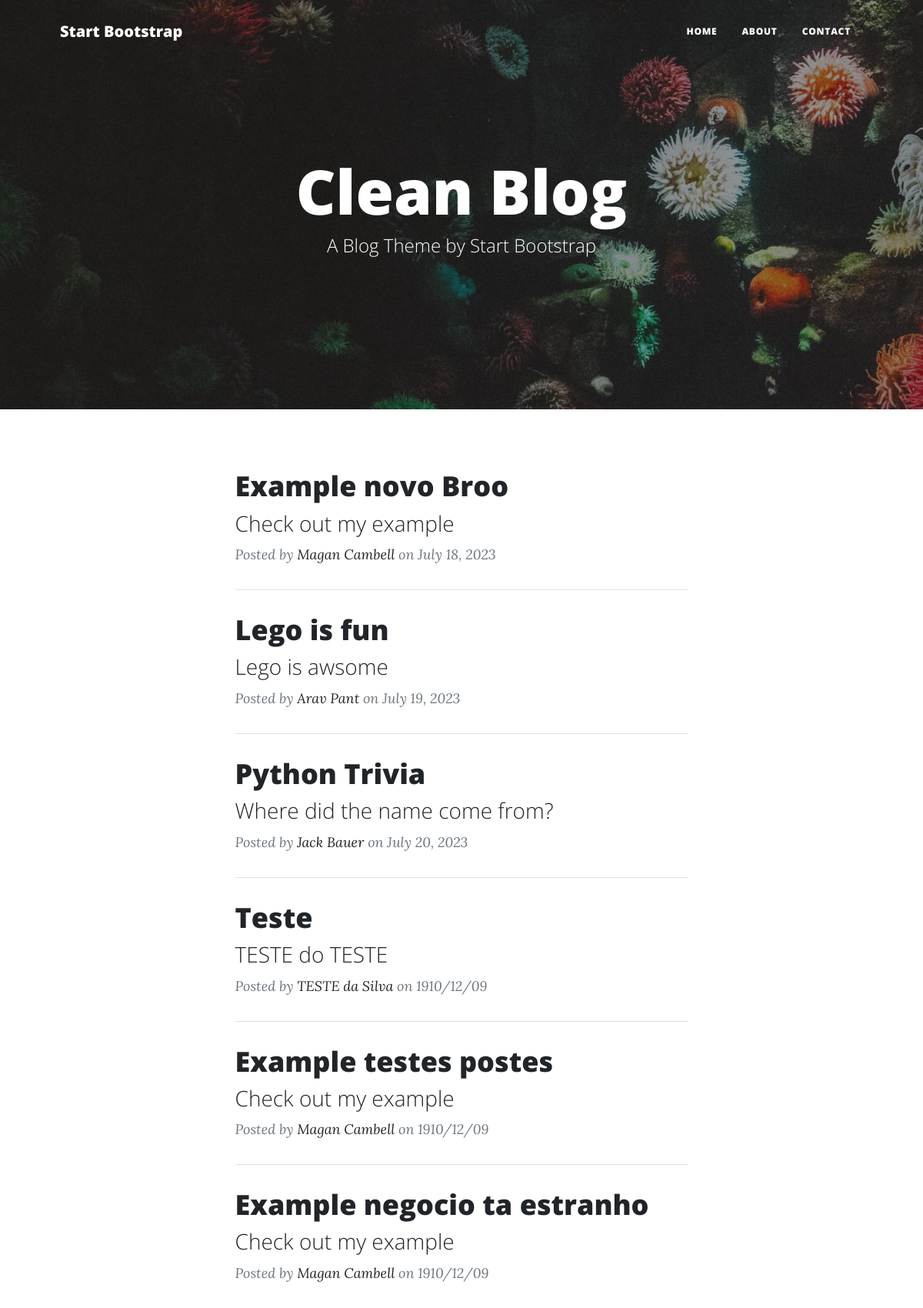
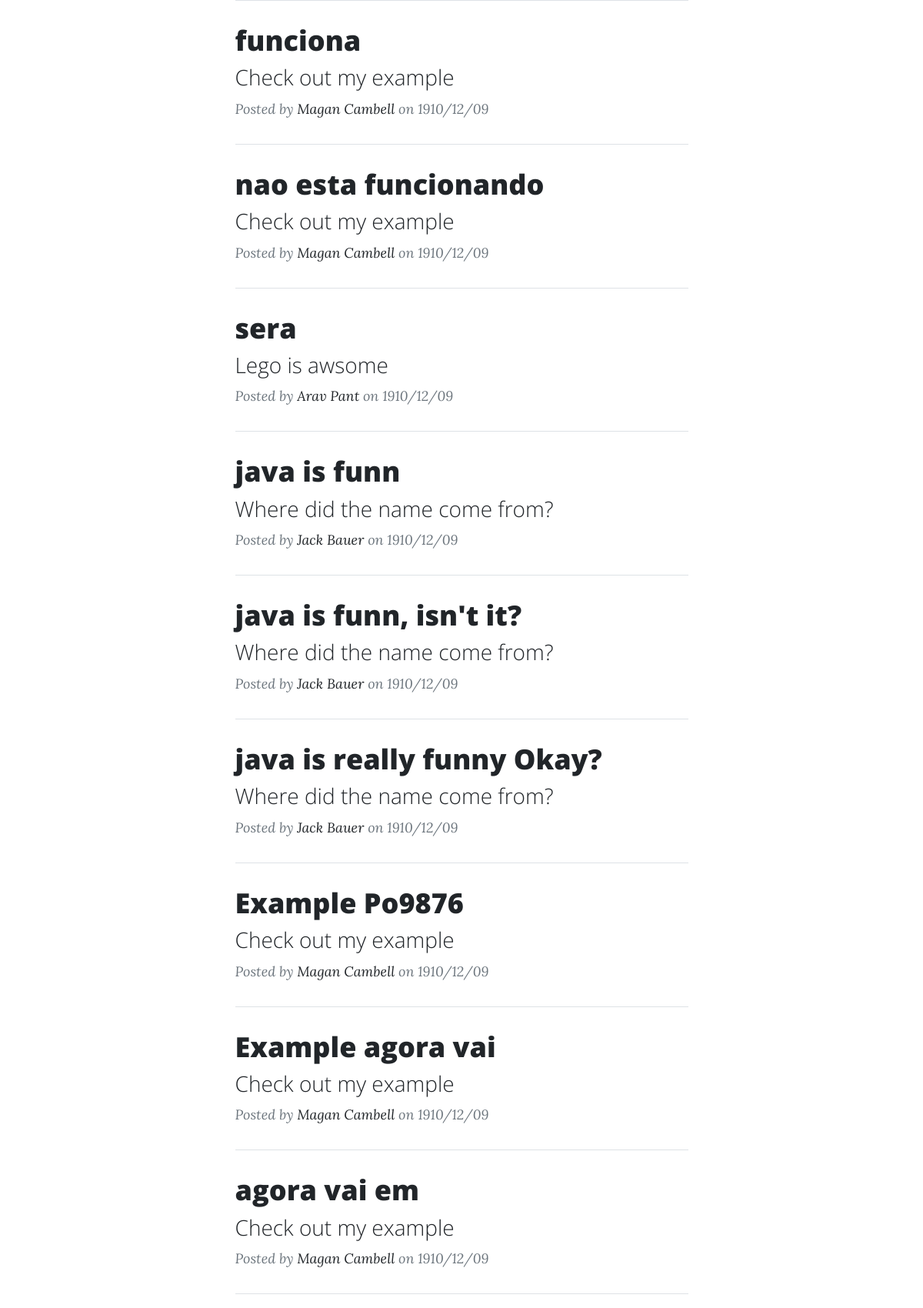
The page / (upper part) on the database its author committed (2 pictures, top to bottom).
### main.py (models this page shows)
class BlogPost(db.Model):
    id: Mapped[int] = mapped_column(Integer, primary_key=True)
    title: Mapped[str] = mapped_column(String(250), unique=True, nullable=False)
    subtitle: Mapped[str] = mapped_column(String(250), nullable=False)
    date: Mapped[str] = mapped_column(String(250), nullable=False)
    body: Mapped[str] = mapped_column(Text, nullable=False)
    author: Mapped[str] = mapped_column(String(250), nullable=False)
    img_url: Mapped[str] = mapped_column(String(250), nullable=False)

### main.py (the view)
@app.route('/')
def get_all_posts():
    with app.app_context():
        result = db.session.execute(db.select(BlogPost)).scalars().all()
    posts = result
    return render_template("index.html", all_posts=posts)

### templates/index.html (shortened to what this page needs)
{% include "header.html" %}
<header
  class="masthead"
  style="background-image: url('../static/assets/img/home-bg.jpg')"
>
  <div class="container position-relative px-4 px-lg-5">
    <div class="row gx-4 gx-lg-5 justify-content-center">
      <div class="col-md-10 col-lg-8 col-xl-7">
        <div class="site-heading">
          <h1>Clean Blog</h1>
          <span class="subheading">A Blog Theme by Start Bootstrap</span>
        </div>
      </div>
    </div>
  </div>
</header>
<div class="container px-4 px-lg-5">
  <div class="row gx-4 gx-lg-5 justify-content-center">
    <div class="col-md-10 col-lg-8 col-xl-7">
      {% for post in all_posts %}
      <div class="post-preview">
        <a href="{{ url_for('show_post', post_id=post.id) }}">
          <h2 class="post-title">{{ post.title }}</h2>
          <h3 class="post-subtitle">{{ post.subtitle }}</h3>
        </a>
        <p class="post-meta">
          Posted by
          <a href="#">{{post.author}}</a>
          on {{post.date}}
        </p>
      </div>
      <hr class="my-4" />
      {% endfor %}
    </div>
  </div>
</div>
{% include "footer.html" %}

### templates/header.html (shortened to what this page needs)
<!DOCTYPE html>
<html lang="en">
  <head>
    {% block styles %}
    {{ bootstrap.load_css() }}
    <link
      href="{{ url_for('static', filename='css/styles.css') }}"
      rel="stylesheet"
    />
    {% endblock %}
  </head>
  <body>
    <nav class="navbar navbar-expand-lg navbar-light" id="mainNav">
      <div class="container px-4 px-lg-5">
        <a class="navbar-brand" href="/">Start Bootstrap</a>
        <div class="collapse navbar-collapse" id="navbarResponsive">
          <ul class="navbar-nav ms-auto py-4 py-lg-0">
            <li class="nav-item">
              <a
                class="nav-link px-lg-3 py-3 py-lg-4"
                href="{{ url_for('get_all_posts') }}"
                >Home</a
              >
            </li>
            <li class="nav-item">
              <a
                class="nav-link px-lg-3 py-3 py-lg-4"
                href="{{ url_for('about') }}"
                >About</a
              >
            </li>
            <li class="nav-item">
              <a
                class="nav-link px-lg-3 py-3 py-lg-4"
                href="{{ url_for('contact') }}"
                >Contact</a
              >
            </li>
          </ul>
        </div>
      </div>
    </nav>

### templates/footer.html (shortened to what this page needs)
  </body>
</html>

### rows shown on the page
BlogPost: title "Example novo Broo", subtitle "Check out my example", author "Magan Cambell", date "July 18, 2023"
BlogPost: title "Lego is fun", subtitle "Lego is awsome", author "Arav Pant", date "July 19, 2023"
BlogPost: title "Python Trivia", subtitle "Where did the name come from?", author "Jack Bauer", date "July 20, 2023"
BlogPost: title "Teste", subtitle "TESTE do TESTE", author "TESTE da Silva", date "1910/12/09"
BlogPost: title "Example testes postes", subtitle "Check out my example", author "Magan Cambell", date "1910/12/09"
BlogPost: title "Example negocio ta estranho", subtitle "Check out my example", author "Magan Cambell", date "1910/12/09"
BlogPost: title "funciona", subtitle "Check out my example", author "Magan Cambell", date "1910/12/09"
BlogPost: title "nao esta funcionando", subtitle "Check out my example", author "Magan Cambell", date "1910/12/09"
BlogPost: title "sera", subtitle "Lego is awsome", author "Arav Pant", date "1910/12/09"
BlogPost: title "java is funn", subtitle "Where did the name come from?", author "Jack Bauer", date "1910/12/09"
BlogPost: title "java is funn, isn't it?", subtitle "Where did the name come from?", author "Jack Bauer", date "1910/12/09"
BlogPost: title "java is really funny Okay?", subtitle "Where did the name come from?", author "Jack Bauer", date "1910/12/09"
BlogPost: title "Example Po9876", subtitle "Check out my example", author "Magan Cambell", date "1910/12/09"
BlogPost: title "Example agora vai", subtitle "Check out my example", author "Magan Cambell", date "1910/12/09"
BlogPost: title "agora vai em", subtitle "Check out my example", author "Magan Cambell", date "1910/12/09"
